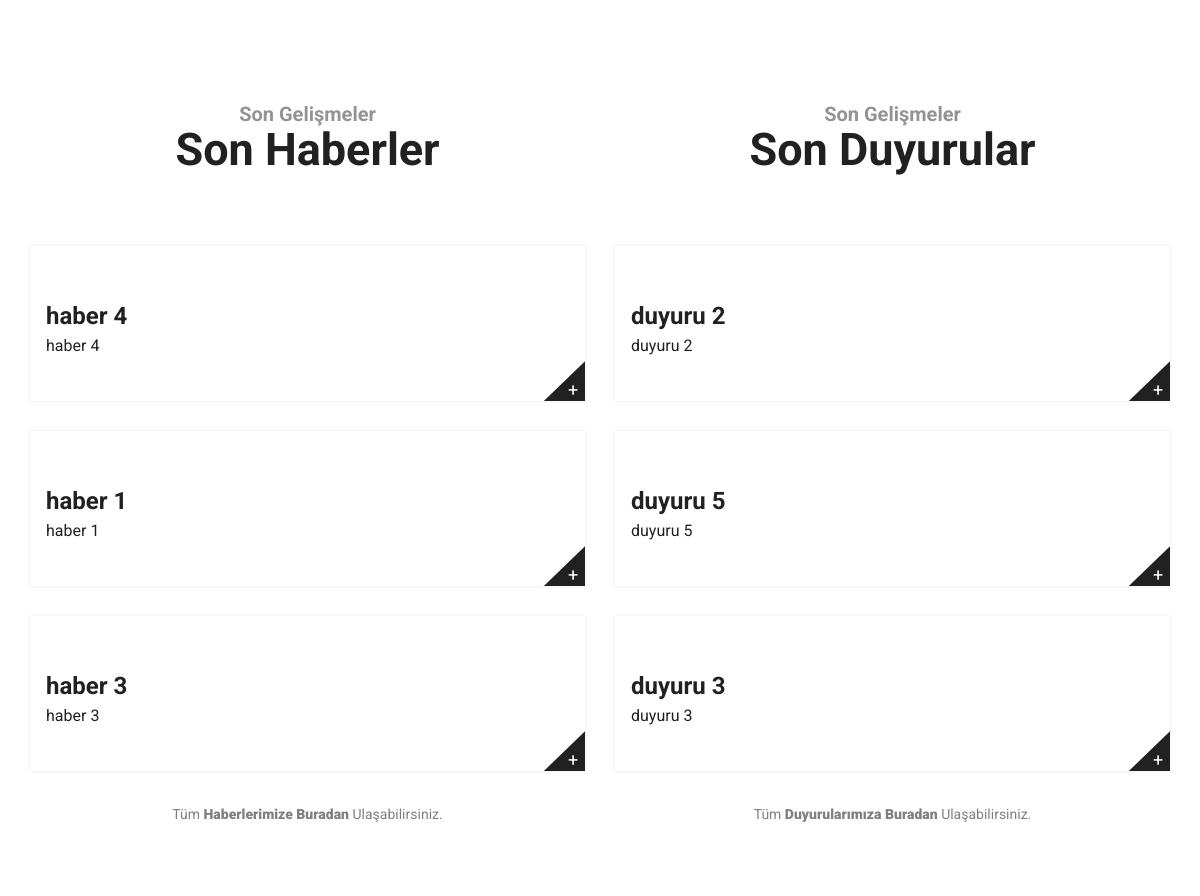
The app's page / (middle part), older data.
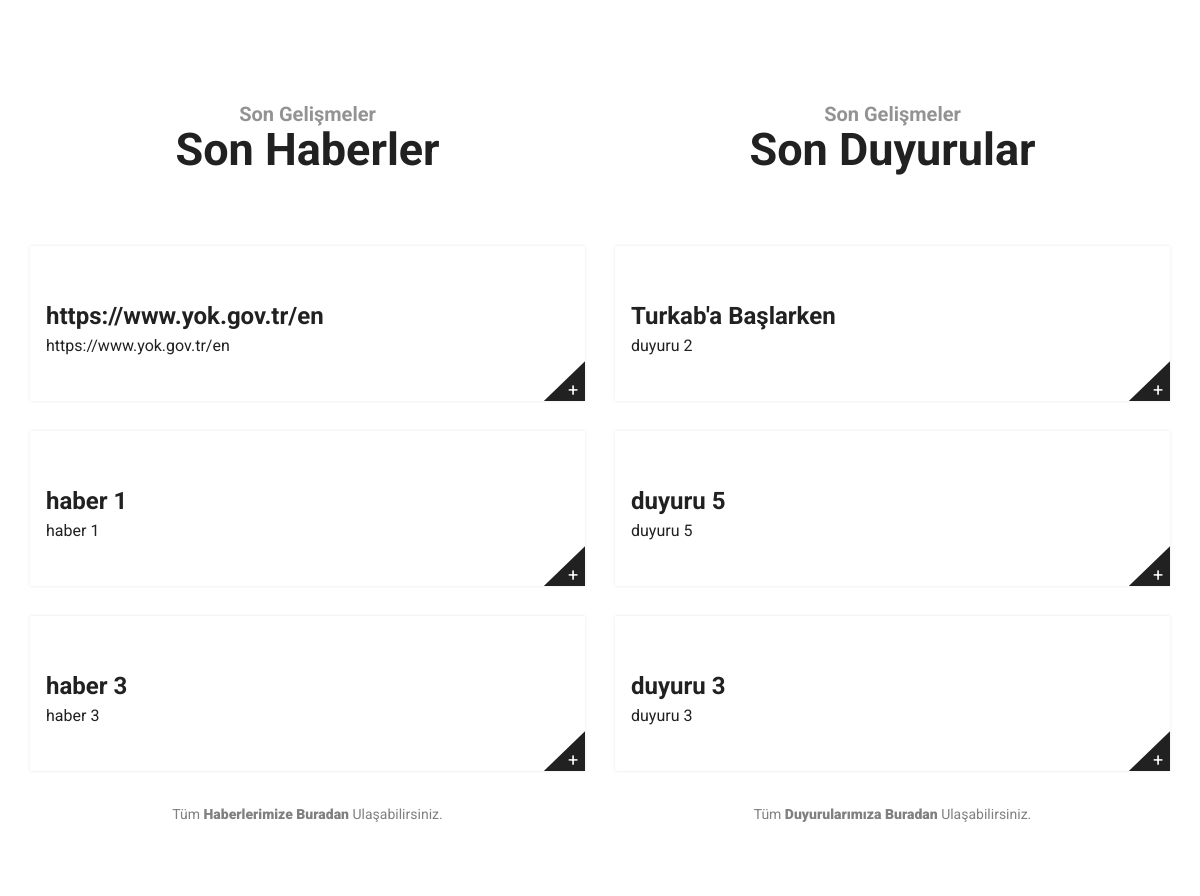
The same page, newer data.
### mainapp/models.py (models this page shows, shortened)
class Haber(models.Model):
    haber_name = models.CharField(('Haber Başlığı'), max_length= 150)
    haber_tarihi = models.DateField(('Haber Tarihi'))
    haber_icerik = RichTextField(('Haber İçeriği'))
    haber_slug = models.SlugField(('Haber Slug'), unique = True)
    class Meta:
        verbose_name = 'Haber'
        verbose_name_plural = 'Haberler'
        ordering = ('-haber_tarihi',)

class Duyuru(models.Model):
    duyuru_name = models.CharField(('Duyuru Başlığı'), max_length= 150)
    duyuru_tarihi = models.DateField(('Duyuru Tarihi'))
    duyuru_icerik = RichTextField(('Duyuru İçeriği'))
    duyuru_slug = models.SlugField(('Duyuru Slug'), unique= True)
    class Meta:
        verbose_name = 'Duyuru'
        verbose_name_plural = 'Duyurular'
        ordering = ('-duyuru_tarihi',)

### mainapp/views.py (the view)
# urls.py: path('', index, name="index"),
def index(request):
    uchaber = Haber.objects.all()[:3]
    ucduyuru = Duyuru.objects.all()[:3]
    ucyayin = Etkinlik.objects.all()[:3]
    kurullarUst = Kurul.objects.filter(kurul_ustkurul__isnull = True)
    kurullarAlt = Kurul.objects.filter(kurul_ustkurul__isnull = False)
    return render(request, 'mainapp/index.html', {'nbar' : 'index', 'kurullarUst' : kurullarUst, 'kurullarAlt' : kurullarAlt, 'uchaber' : uchaber, 'ucduyuru' : ucduyuru, 'ucyayin' : ucyayin})

### mainapp/templates/mainapp/index.html (shortened to what this page needs)
{% extends 'mainapp/components/layout.html' %}
{% load static %}
{% block body %}
<section class="slider-area">
</section>
    <section class="recent-news-area">
        <div class="container">
            <div class="row">
                <div class="col-md-6">
                    <div class="section-heading section-padding">
                        <h2><span>Son Gelişmeler</span>Son Haberler</h2>
                    </div>
                    <div class="row">
                        {% for haber in uchaber %}
                            <div class="col-md-12">
                                <div class="news-item">
                                    <div class="news-text">
                                        <h3><a href="{% url 'haberdetay' haberslug=haber.haber_slug %}">{{ haber.haber_name | truncatechars_html:100 }}</a></h3>
                                        <p>{{ haber.haber_icerik |safe|truncatechars_html:200|linebreaks }}</p>
                                    </div>
                                    <a href="{% url 'haberdetay' haberslug=haber.haber_slug %}" class="read-more-icon"><span>+</span></a>
                                </div>
                            </div>
                        {% endfor %}
                        <div class="all-causes-page text-center ">Tüm <a href="{% url 'haberler' %}">Haberlerimize Buradan </a>Ulaşabilirsiniz.</div>
                    </div>
                </div>
                <div class="col-md-6">
                        <div class="section-heading section-padding">
                            <h2><span>Son Gelişmeler</span>Son Duyurular</h2>
                        </div>
                        <div class="row">
                            {% for duyuru in ucduyuru %}
                                <div class="col-md-12">
                                    <div class="news-item">
                                        <div class="news-text">
                                            <h3><a href="{% url 'duyurudetay' duyuruslug=duyuru.duyuru_slug %}">{{ duyuru.duyuru_name | truncatechars_html:100 }}</a></h3>
                                            <p>{{ duyuru.duyuru_icerik |safe|truncatechars_html:200|linebreaks }}</p>
                                        </div>
                                        <a href="{% url 'duyurudetay' duyuruslug=duyuru.duyuru_slug %}" class="read-more-icon"><span>+</span></a>
                                    </div>
                                </div>
                            {% endfor %}
                            <div class="all-causes-page text-center ">Tüm <a href="{% url 'duyurular' %}">Duyurularımıza Buradan </a>Ulaşabilirsiniz.</div>
                        </div>
                    </div>
            </div>
        </div>
    </section>
{% endblock %}

Row changes from the older to the newer data that the page shows:
changed Haber: haber_name "haber 4" → "https://www.yok.gov.tr/en"; haber_icerik "haber 4" → "https://www.yok.gov.tr/en"
changed Duyuru "duyuru 2": duyuru_name "duyuru 2" → "Turkab'a Başlarken"
